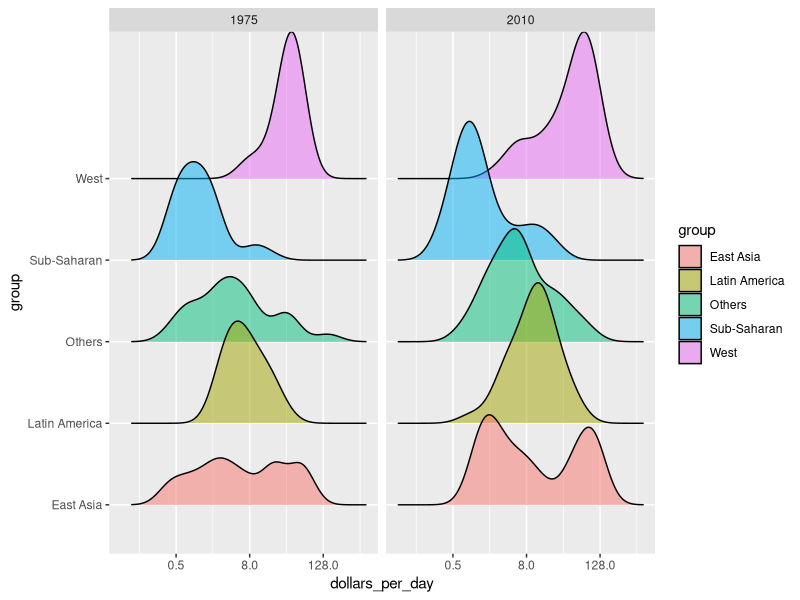

Write R code to recreate this figure. (Note: this script raises an error after producing the figure.)
library(dslabs)
library(tidyverse)
library(ggplot2)
library(ggrepel)
library(dplyr)
library(gridExtra)
library(ggridges)
data("gapminder")

gapminder <- gapminder %>%
  mutate(dollars_per_day=gdp/population/365)

gapminder <- gapminder %>% 
  mutate(group = case_when(
    region %in% c("Western Europe", "Northern Europe","Southern Europe", 
                  "Northern America", 
                  "Australia and New Zealand") ~ "West",
    region %in% c("Eastern Asia", "South-Eastern Asia") ~ "East Asia",
    region %in% c("Caribbean", "Central America", 
                  "South America") ~ "Latin America",
    continent == "Africa" & 
      region != "Northern Africa" ~ "Sub-Saharan",
    TRUE ~ "Others"))

#density ridges

gapminder %>%
  filter(year %in% c(1975,2010) & !is.na(dollars_per_day)) %>%
  ggplot(aes(dollars_per_day,group,fill=group)) +
  geom_density_ridges(adjust=1.5,alpha=0.5) +
  scale_x_continuous(trans = "log2") +
  facet_grid(.~year)

#stacked density

gapminder %>% 
  filter(year %in% c(1975,2010) & country %in% country_list) %>%
  group_by(year) %>%
  mutate(weight = population/sum(population)*2) %>%
  ungroup() %>%
  ggplot(aes(dollars_per_day, fill = group)) +
  scale_x_continuous(trans = "log2", limit = c(0.125, 300)) + 
  geom_density(alpha = 0.2, bw = 0.75, position = "stack") + 
  facet_grid(year ~ .) 

# stacked weighted density

gapminder %>%
  filter(year %in% c(1975, 2010) & country %in% country_list) %>%
  mutate(weight=population/sum(population)*2) %>%
  ggplot(aes(dollars_per_day,fill=group,weight=weight)) +
  geom_density(alpha = 0.2, bw = 0.75, position = "stack") +
  scale_x_continuous(trans = "log2",limit=c(0.125,300)) +
  facet_grid(year~.)
  
